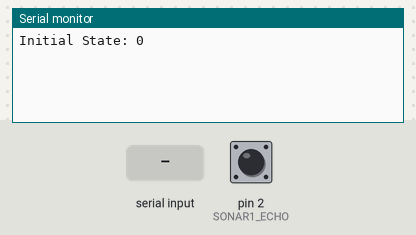
The sketch below on a simulated Arduino Uno, built with avr-gcc and run on an emulated ATmega328P. Shown: the last lines printed to the serial monitor. Inputs (shaded band) come from the test bench; at power-on: pin 2 (SONAR1_ECHO) LOW.

Above: at 1.2 s.
1.3 s: "g" received over Serial
At 1.9 s:
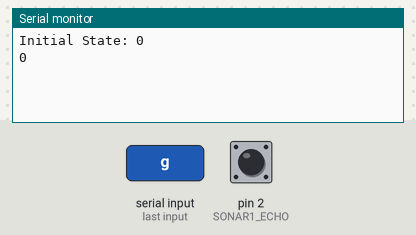
2.8 s: pin 2 (SONAR1_ECHO) pulsed HIGH 2 times (0.12 s each, 0.3 s apart)
At 3.4 s:
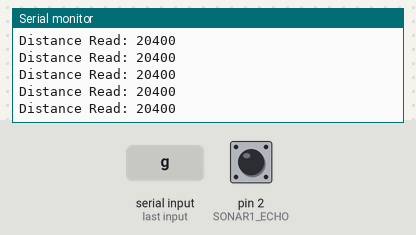

Measured:
- after the input at 1.3 s, the serial monitor: prints a new line at once (image 1)
- after the input at 2.8 s, the serial monitor: prints a new line after 0.12 s (image 2)

The sketch:

Sonar.ino
```cpp
#include <RunningMedian.h>

#define SOUNDSPEED 340

#define N_SAMPLES 5

#define SONAR1_TRIG 7
#define SONAR1_ECHO 2

#define DEBUG 0

typedef struct {

  int echoState;
  bool readingFinished;
  bool echoRead;
  long echoTime;
  long distanceTime;
  long trigTime;

  int ECHO;
  int TRIG;

  int lastDistance;

  int nReads;

} sonar_t;

RunningMedian s1distances = RunningMedian(N_SAMPLES);


int state;
int b = 0;
sonar_t s1;

// Functions
void echoChange();
void SendTrigger(sonar_t s);
void SetState(int s);
int GetDistance(sonar_t s);
sonar_t initializeSonar(sonar_t s, int TRIG, int ECHO);

long tis;

void setup() {
  // put your setup code here, to run once:
  Serial.begin(115200);

  state = 0;
  Serial.print("Initial State: ");
  Serial.println(state);

  // Sonar 1 definitions

  s1 = initializeSonar(s1, SONAR1_TRIG, SONAR1_ECHO);
  attachInterrupt(digitalPinToInterrupt(s1.ECHO), echoChange1, CHANGE);
}

void loop() {
  // put your main code here, to run repeatedly:

  if (state == 0 && b == 'g') {
    SetState(1);
  } else if (state == 1) {
    SetState(2);
  } else if (state == 2 && s1.readingFinished) {
    SetState(1);
  }

  if (state == 0) {
    if (Serial.available() > 0) {
      b = Serial.read();
      Serial.println(tis);
    }
  } else if (state == 1) {

    SendTrigger(s1);

  } else if (state == 2) {

    int dist = GetDistance(s1);
    if (dist != -1)
      s1.readingFinished = true;

  }
}

void SetState(int s) {

  state = s;

  //Serial.print("State: ");
  //Serial.println(s);

}

void echoChange1() {

  if (digitalRead(s1.ECHO) == 1) {
    s1.echoTime = micros();
#if DEBUG
    Serial.println("Rising");
#endif
    s1.echoRead = false;
    s1.echoState = 1;
    return;
  } else if (digitalRead(s1.ECHO) == 0) {
    s1.distanceTime = micros() - s1.echoTime;
#if DEBUG
    Serial.println("Falling");
#endif
    s1.echoRead = true;
    s1.echoState = 0;
    return;
  }
}

void SendTrigger(sonar_t s) {
  digitalWrite(s.TRIG, 0);
  digitalWrite(s.TRIG, 1);
  s.trigTime = micros();
  while (micros() - s.trigTime < 10);
#if DEBUG
  Serial.print("Sent Trigger: ");
  Serial.println(micros() - s.trigTime);
#endif
  digitalWrite(s.TRIG, 0);
  s.readingFinished = false;
  s.echoRead = false;
}

int GetDistance(sonar_t s) {

  int ret = -1;

  // 240 micros

  if (s.echoRead) {

    ret = s.distanceTime / 1000.0 / 2.0 * SOUNDSPEED;
#if DEBUG
    Serial.print("Distance Time: ");
    Serial.println(s.distanceTime);
#endif
    s.echoRead = false;
    s.distanceTime = 0;
    Serial.write("Distance Read: ");
    Serial.println(ret);
    s.lastDistance = ret;
    s1distances.add(ret);
  }

  return ret;
}

sonar_t initializeSonar(sonar_t s, int TRIG, int ECHO) {

  s.echoState = 0;
  s.readingFinished = false;
  s.echoRead = false;
  s.distanceTime = 0;
  s.trigTime = 0;
  s.echoTime = 0;
  s.lastDistance = 0;
  s.ECHO = ECHO;
  s.TRIG = TRIG;

  pinMode(s.TRIG, OUTPUT);
  pinMode(s.ECHO, INPUT);

  digitalWrite(s.TRIG, 0);

  return s;

}
```
